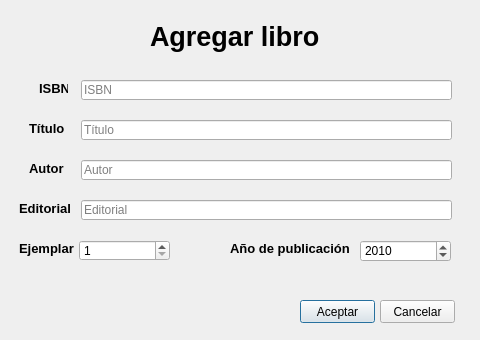
<?xml version="1.0" encoding="UTF-8"?>
<ui version="4.0">
 <class>nuevo_libro</class>
 <widget class="QDialog" name="nuevo_libro">
  <property name="geometry">
   <rect>
    <x>0</x>
    <y>0</y>
    <width>480</width>
    <height>340</height>
   </rect>
  </property>
  <property name="minimumSize">
   <size>
    <width>480</width>
    <height>340</height>
   </size>
  </property>
  <property name="maximumSize">
   <size>
    <width>480</width>
    <height>340</height>
   </size>
  </property>
  <property name="windowTitle">
   <string>Agregar libro</string>
  </property>
  <widget class="QLineEdit" name="lineEditIsbn">
   <property name="geometry">
    <rect>
     <x>81</x>
     <y>80</y>
     <width>371</width>
     <height>20</height>
    </rect>
   </property>
   <property name="placeholderText">
    <string>ISBN</string>
   </property>
  </widget>
  <widget class="QLineEdit" name="lineEditTitulo">
   <property name="geometry">
    <rect>
     <x>81</x>
     <y>120</y>
     <width>371</width>
     <height>20</height>
    </rect>
   </property>
   <property name="placeholderText">
    <string>Título</string>
   </property>
  </widget>
  <widget class="QLineEdit" name="lineEditAutor">
   <property name="geometry">
    <rect>
     <x>81</x>
     <y>160</y>
     <width>371</width>
     <height>20</height>
    </rect>
   </property>
   <property name="placeholderText">
    <string>Autor</string>
   </property>
  </widget>
  <widget class="QLineEdit" name="lineEditEditorial">
   <property name="geometry">
    <rect>
     <x>81</x>
     <y>200</y>
     <width>371</width>
     <height>20</height>
    </rect>
   </property>
   <property name="placeholderText">
    <string>Editorial</string>
   </property>
  </widget>
  <widget class="QPushButton" name="botonFinalizar">
   <property name="geometry">
    <rect>
     <x>300</x>
     <y>300</y>
     <width>75</width>
     <height>23</height>
    </rect>
   </property>
   <property name="text">
    <string>Aceptar</string>
   </property>
  </widget>
  <widget class="QPushButton" name="botonCancelar">
   <property name="geometry">
    <rect>
     <x>380</x>
     <y>300</y>
     <width>75</width>
     <height>23</height>
    </rect>
   </property>
   <property name="text">
    <string>Cancelar</string>
   </property>
  </widget>
  <widget class="QLabel" name="label_2">
   <property name="geometry">
    <rect>
     <x>150</x>
     <y>20</y>
     <width>178</width>
     <height>33</height>
    </rect>
   </property>
   <property name="font">
    <font>
     <pointsize>20</pointsize>
     <weight>75</weight>
     <bold>true</bold>
    </font>
   </property>
   <property name="text">
    <string>Agregar libro</string>
   </property>
  </widget>
  <widget class="QLabel" name="label">
   <property name="geometry">
    <rect>
     <x>39</x>
     <y>80</y>
     <width>29</width>
     <height>16</height>
    </rect>
   </property>
   <property name="font">
    <font>
     <pointsize>10</pointsize>
     <weight>75</weight>
     <bold>true</bold>
    </font>
   </property>
   <property name="text">
    <string>ISBN</string>
   </property>
  </widget>
  <widget class="QLabel" name="label_3">
   <property name="geometry">
    <rect>
     <x>29</x>
     <y>120</y>
     <width>35</width>
     <height>16</height>
    </rect>
   </property>
   <property name="font">
    <font>
     <pointsize>10</pointsize>
     <weight>75</weight>
     <bold>true</bold>
    </font>
   </property>
   <property name="text">
    <string>Título</string>
   </property>
  </widget>
  <widget class="QLabel" name="label_4">
   <property name="geometry">
    <rect>
     <x>29</x>
     <y>160</y>
     <width>38</width>
     <height>16</height>
    </rect>
   </property>
   <property name="font">
    <font>
     <pointsize>10</pointsize>
     <weight>75</weight>
     <bold>true</bold>
    </font>
   </property>
   <property name="text">
    <string>Autor</string>
   </property>
  </widget>
  <widget class="QLabel" name="label_5">
   <property name="geometry">
    <rect>
     <x>19</x>
     <y>200</y>
     <width>52</width>
     <height>16</height>
    </rect>
   </property>
   <property name="font">
    <font>
     <pointsize>10</pointsize>
     <weight>75</weight>
     <bold>true</bold>
    </font>
   </property>
   <property name="text">
    <string>Editorial</string>
   </property>
  </widget>
  <widget class="QLabel" name="label_6">
   <property name="geometry">
    <rect>
     <x>19</x>
     <y>240</y>
     <width>55</width>
     <height>16</height>
    </rect>
   </property>
   <property name="font">
    <font>
     <pointsize>10</pointsize>
     <weight>75</weight>
     <bold>true</bold>
    </font>
   </property>
   <property name="text">
    <string>Ejemplar</string>
   </property>
  </widget>
  <widget class="QLabel" name="label_7">
   <property name="geometry">
    <rect>
     <x>230</x>
     <y>240</y>
     <width>121</width>
     <height>16</height>
    </rect>
   </property>
   <property name="font">
    <font>
     <pointsize>10</pointsize>
     <weight>75</weight>
     <bold>true</bold>
    </font>
   </property>
   <property name="text">
    <string>Año de publicación</string>
   </property>
  </widget>
  <widget class="QSpinBox" name="spinBoxEjemplar">
   <property name="geometry">
    <rect>
     <x>79</x>
     <y>240</y>
     <width>91</width>
     <height>21</height>
    </rect>
   </property>
   <property name="minimum">
    <number>1</number>
   </property>
   <property name="maximum">
    <number>10000</number>
   </property>
  </widget>
  <widget class="QSpinBox" name="spinBoxAnio">
   <property name="geometry">
    <rect>
     <x>360</x>
     <y>240</y>
     <width>91</width>
     <height>22</height>
    </rect>
   </property>
   <property name="maximum">
    <number>5000</number>
   </property>
   <property name="value">
    <number>2010</number>
   </property>
  </widget>
 </widget>
 <tabstops>
  <tabstop>lineEditIsbn</tabstop>
  <tabstop>lineEditTitulo</tabstop>
  <tabstop>lineEditAutor</tabstop>
  <tabstop>lineEditEditorial</tabstop>
  <tabstop>spinBoxEjemplar</tabstop>
  <tabstop>spinBoxAnio</tabstop>
  <tabstop>botonFinalizar</tabstop>
  <tabstop>botonCancelar</tabstop>
 </tabstops>
 <resources/>
 <connections/>
</ui>
